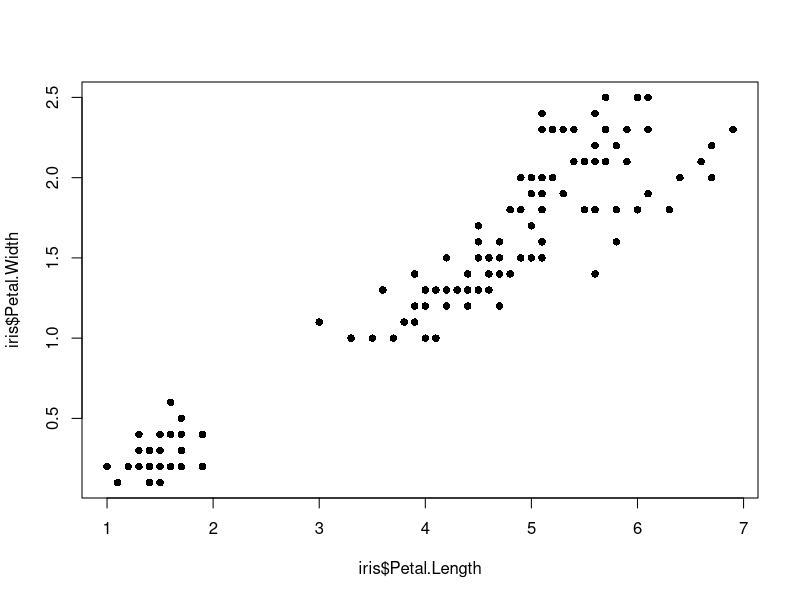

Here is the R script that generated this plot:
data(iris)
iris

summary(iris)
plot(iris$Petal.Length, iris$Petal.Width,pch = 16,type = "p")
iris$Species == "setosa"
setosa <- iris[iris$Species == "setosa",]
virginica <- iris[iris$Species == "virginica",]
versicolor <- iris[iris$Species == "versicolor",]

summary(setosa)
summary(versicolor)
summary(virginica)

i <- sample(1:150, size = 150, replace = F)
iris <- iris[i,]

#TEM ERRO AQUI PRA BAIXO
treino <- iris[1:120,]
teste <- iris[121:150,]
table(treino$Species)
teste[1,1:4]
sum((treino[1,1:4]-teste[1,1:4])^2)
sqrt(sum((treino[1,3:4]-teste[1,3:4])^2))
distancias <- c()

for(j in 1:120){
  distancias[j] <- sqrt(sum((treino[j,3:4]-teste[1,3:4])^2))
}
distancias
order(distancias)
treino[12,5]
teste[1,5]
classificacao <- c()
for (j in 1:30) {
  distancias <- c()
  for (i in 1:120) {
    distancias[i] <- sqrt(sum((treino[i,1:4] - teste[j,1:4])^2))
  }
  classificacao[j] <- order(distancias)[1]
}
classificacao
mean(treino[classificacao,5] == teste[,5])

## LISTA 1

#ex1
qnt <- 0
for (i in 1:1000000) {
  x <- sample(x = 1:6, size = 1,replace = T)
  y <- sample(x = 1:6, size = 1,replace = T)
  if(((x+y)%%2 == 0 ) & (y ==5 ||x==5)){ qnt <- qnt +1}
}
qnt/1000000


#ex2 tentativa 1
positivo = 0
for (i in 1:1000000) {
  contraiu <- sample(x = 1:1000, size = 1)
  if (contraiu <= 4){
    teste <- sample(x = 1:100, size = 1)
    if(teste>=94){
      positivo <- positivo + 1
    }
  }
  else{
    teste <- sample(x = 1:1000, size = 1)
    if(teste == 1){
      positivo <- positivo + 1
    }
  }
  
}
positivo/1000000
#ex2 tentativa 2
















